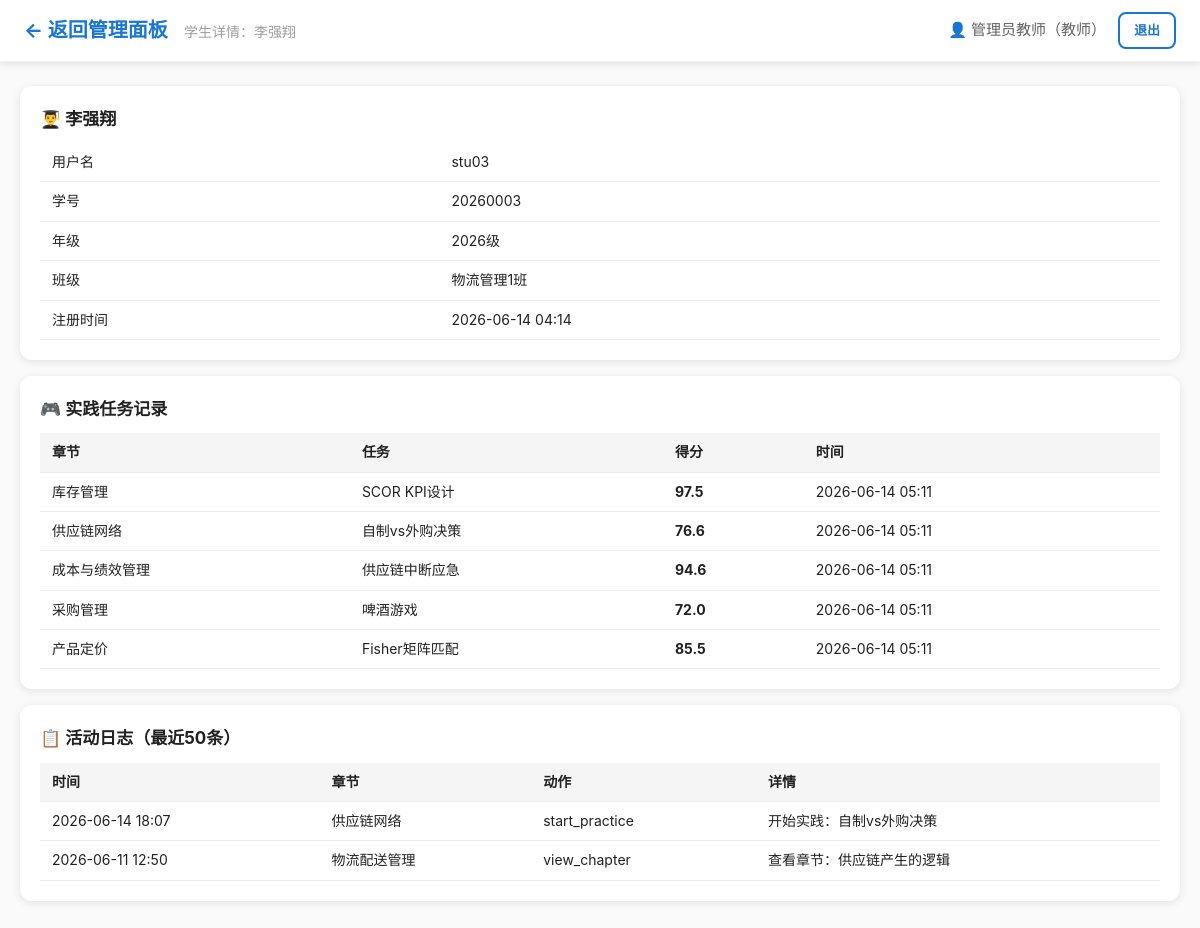
The page /teacher/student/4 (signed in) on the database its author committed.
### tables this page shows
CREATE TABLE users (
            id INTEGER PRIMARY KEY AUTOINCREMENT,
            username TEXT UNIQUE NOT NULL,
            password_hash TEXT NOT NULL,
            role TEXT NOT NULL CHECK(role IN ('teacher','student')),
            realname TEXT NOT NULL,
            student_id TEXT,
            grade TEXT,
            class_name TEXT,
            created_at TIMESTAMP DEFAULT CURRENT_TIMESTAMP
        );

CREATE TABLE practice_results (
            id INTEGER PRIMARY KEY AUTOINCREMENT,
            user_id INTEGER NOT NULL,
            username TEXT NOT NULL,
            chapter TEXT NOT NULL,
            task_name TEXT NOT NULL,
            score REAL,
            detail TEXT,
            created_at TIMESTAMP DEFAULT CURRENT_TIMESTAMP,
            FOREIGN KEY(user_id) REFERENCES users(id)
        );

CREATE TABLE activity_log (
            id INTEGER PRIMARY KEY AUTOINCREMENT,
            user_id INTEGER NOT NULL,
            username TEXT NOT NULL,
            chapter TEXT NOT NULL,
            action TEXT NOT NULL,
            detail TEXT,
            created_at TIMESTAMP DEFAULT CURRENT_TIMESTAMP,
            FOREIGN KEY(user_id) REFERENCES users(id)
        );

### app.py (the view)
@app.route('/teacher/student/<int:student_id>')
@teacher_required
def student_detail(student_id):
    db = get_db()
    student = db.execute("SELECT * FROM users WHERE id=? AND role='student'", (student_id,)).fetchone()
    if not student:
        db.close()
        flash('学生不存在', 'error')
        return redirect(url_for('teacher_dashboard'))
    activities = db.execute(
        "SELECT * FROM activity_log WHERE user_id=? ORDER BY created_at DESC LIMIT 50",
        (student_id,)
    ).fetchall()
    practices = db.execute(
        "SELECT * FROM practice_results WHERE user_id=? ORDER BY created_at DESC",
        (student_id,)
    ).fetchall()
    db.close()
    return render_template('student_detail.html', student=student, activities=activities, practices=practices)

### app.py (called while the page is built)
def get_db():
    db = sqlite3.connect(DATABASE)
    db.row_factory = sqlite3.Row
    db.execute("PRAGMA journal_mode=WAL")
    return db

def teacher_required(f):
    @wraps(f)
    def decorated(*args, **kwargs):
        if 'user_id' not in session:
            return redirect(url_for('login_page'))
        if session.get('role') != 'teacher':
            flash('需要教师权限', 'error')
            return redirect(url_for('dashboard'))
        return f(*args, **kwargs)
    return decorated

### templates/student_detail.html (shortened to what this page needs)
<!DOCTYPE html>
<html lang="zh-CN">
<head>
    <link rel="stylesheet" href="{{ url_for('static', filename='css/style.css') }}">
</head>
<body>
    <nav class="navbar">
        <div class="nav-left">
            <a href="{{ url_for('teacher_dashboard') }}" class="nav-brand">← 返回管理面板</a>
            <span class="nav-subtitle">学生详情：{{ student.realname }}</span>
        </div>
        <div class="nav-right">
            <span class="nav-user">👤 {{ session.get('realname') }}（教师）</span>
            <a href="{{ url_for('logout') }}" class="btn btn-sm btn-outline">退出</a>
        </div>
    </nav>
    <div class="container">
        <div class="content-card">
            <h3>👨‍🎓 {{ student.realname }}</h3>
            <table class="data-table">
                <tr><td>用户名</td><td>{{ student.username }}</td></tr>
                <tr><td>学号</td><td>{{ student.student_id or '-' }}</td></tr>
                <tr><td>年级</td><td>{{ student.grade or '-' }}</td></tr>
                <tr><td>班级</td><td>{{ student.class_name or '-' }}</td></tr>
                <tr><td>注册时间</td><td>{{ student.created_at[:16] }}</td></tr>
            </table>
        </div>
        <div class="content-card">
            <h3>🎮 实践任务记录</h3>
            {% if practices %}
            <table class="data-table">
                <tr><th>章节</th><th>任务</th><th>得分</th><th>时间</th></tr>
                {% for p in practices %}
                <tr>
                    <td>{{ p.chapter }}</td>
                    <td>{{ p.task_name }}</td>
                    <td><strong>{{ p.score }}</strong></td>
                    <td>{{ p.created_at[:16] }}</td>
                </tr>
                {% endfor %}
            </table>
            {% else %}
            <p class="text-muted">暂无实践记录</p>
            {% endif %}
        </div>
        <div class="content-card">
            <h3>📋 活动日志（最近50条）</h3>
            {% if activities %}
            <table class="data-table">
                <tr><th>时间</th><th>章节</th><th>动作</th><th>详情</th></tr>
                {% for a in activities %}
                <tr>
                    <td>{{ a.created_at[:16] }}</td>
                    <td>{{ a.chapter }}</td>
                    <td>{{ a.action }}</td>
                    <td>{{ a.detail[:60] if a.detail else '-' }}</td>
                </tr>
                {% endfor %}
            </table>
            {% else %}
            <p class="text-muted">暂无活动记录</p>
            {% endif %}
        </div>
    </div>
</body>
</html>

### static/css/style.css (style rules this page uses)
*, *::before, *::after { box-sizing: border-box; margin: 0; padding: 0; }
:root { --primary: #1976D2; --primary-dark: #1565C0; --primary-light: #E3F2FD; --success: #4CAF50; --warning: #FF9800; --danger: #F44336; --gray-50: #FAFAFA; --gray-100: #F5F5F5; --gray-200: #EEEEEE; --gray-300: #E0E0E0; --gray-500: #9E9E9E; --gray-700: #616161; --gray-900: #212121; --white: #FFFFFF; --shadow: 0 2px 8px rgba(0,0,0,0.1); --shadow-lg: 0 4px 24px rgba(0,0,0,0.12); --radius: 12px; --radius-sm: 8px; }
body { font-family: -apple-system, BlinkMacSystemFont, "Segoe UI", "PingFang SC", "Hiragino Sans GB", "Microsoft YaHei", sans-serif; font-size: 15px; line-height: 1.6; color: var(--gray-900); background: var(--gray-50); }
a { color: var(--primary); text-decoration: none; }
.btn { display: inline-block; padding: 10px 20px; border: none; border-radius: var(--radius-sm); font-size: 15px; font-weight: 600; cursor: pointer; transition: all 0.2s; text-align: center; text-decoration: none; }
.btn-outline { background: var(--white); color: var(--primary); border: 2px solid var(--primary); }
.btn-sm { padding: 6px 14px; font-size: 13px; }
.navbar { background: var(--white); border-bottom: 1px solid var(--gray-200); padding: 12px 24px; display: flex; justify-content: space-between; align-items: center; position: sticky; top: 0; z-index: 100; box-shadow: var(--shadow); }
.nav-brand { font-size: 20px; font-weight: 700; color: var(--primary); }
.nav-subtitle { color: var(--gray-500); margin-left: 12px; font-size: 14px; }
.nav-right { display: flex; align-items: center; gap: 12px; }
.nav-user { color: var(--gray-700); font-weight: 500; }
.container { max-width: 1200px; margin: 0 auto; padding: 24px 20px; }
.content-card { background: var(--white); border-radius: var(--radius); padding: 20px; margin-bottom: 16px; box-shadow: var(--shadow); }
.content-card h3 { margin-bottom: 10px; font-size: 17px; }
.data-table { width: 100%; border-collapse: collapse; font-size: 14px; }
.data-table th, .data-table td { padding: 8px 12px; border-bottom: 1px solid var(--gray-200); text-align: left; }
.data-table th { background: var(--gray-100); font-weight: 600; }

### rows shown on the page
users: realname "李强翔", username "stu03", student "20260003", grade "2026级", class_name "物流管理1班", created_at "2026-06-14 04:14"
practice_results: chapter "库存管理", task_name "SCOR KPI设计", score "97.5", created_at "2026-06-14 05:11"
practice_results: chapter "供应链网络", task_name "自制vs外购决策", score "76.6", created_at "2026-06-14 05:11"
practice_results: chapter "成本与绩效管理", task_name "供应链中断应急", score "94.6", created_at "2026-06-14 05:11"
practice_results: chapter "采购管理", task_name "啤酒游戏", score "72.0", created_at "2026-06-14 05:11"
practice_results: chapter "产品定价", task_name "Fisher矩阵匹配", score "85.5", created_at "2026-06-14 05:11"
activity_log: created_at "2026-06-14 18:07", chapter "供应链网络", action "start_practice", detail "开始实践：自制vs外购决策"
activity_log: created_at "2026-06-11 12:50", chapter "物流配送管理", action "view_chapter", detail "查看章节：供应链产生的逻辑"

### other values the page prints
{{ session.get('realname') }} "管理员教师"
